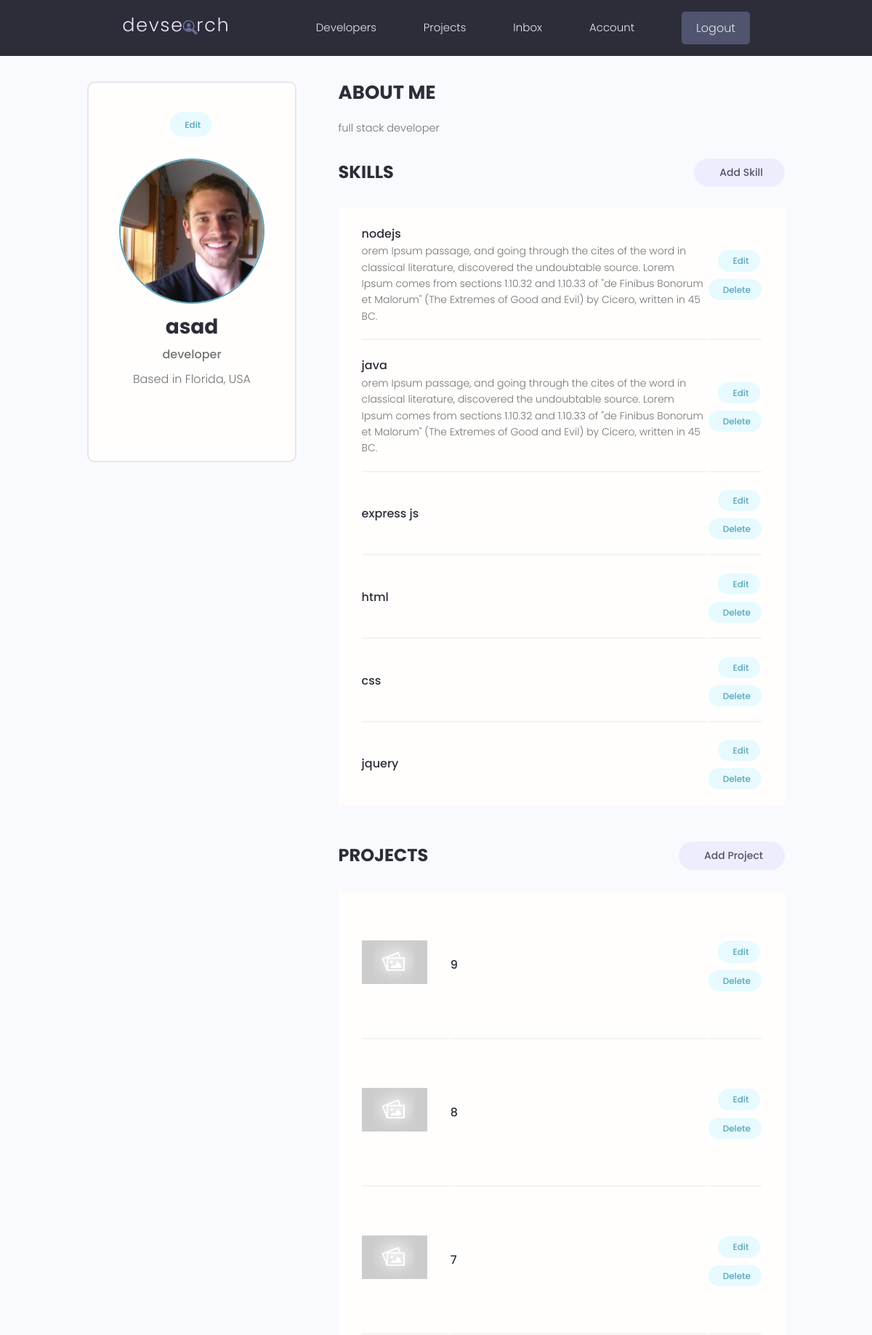
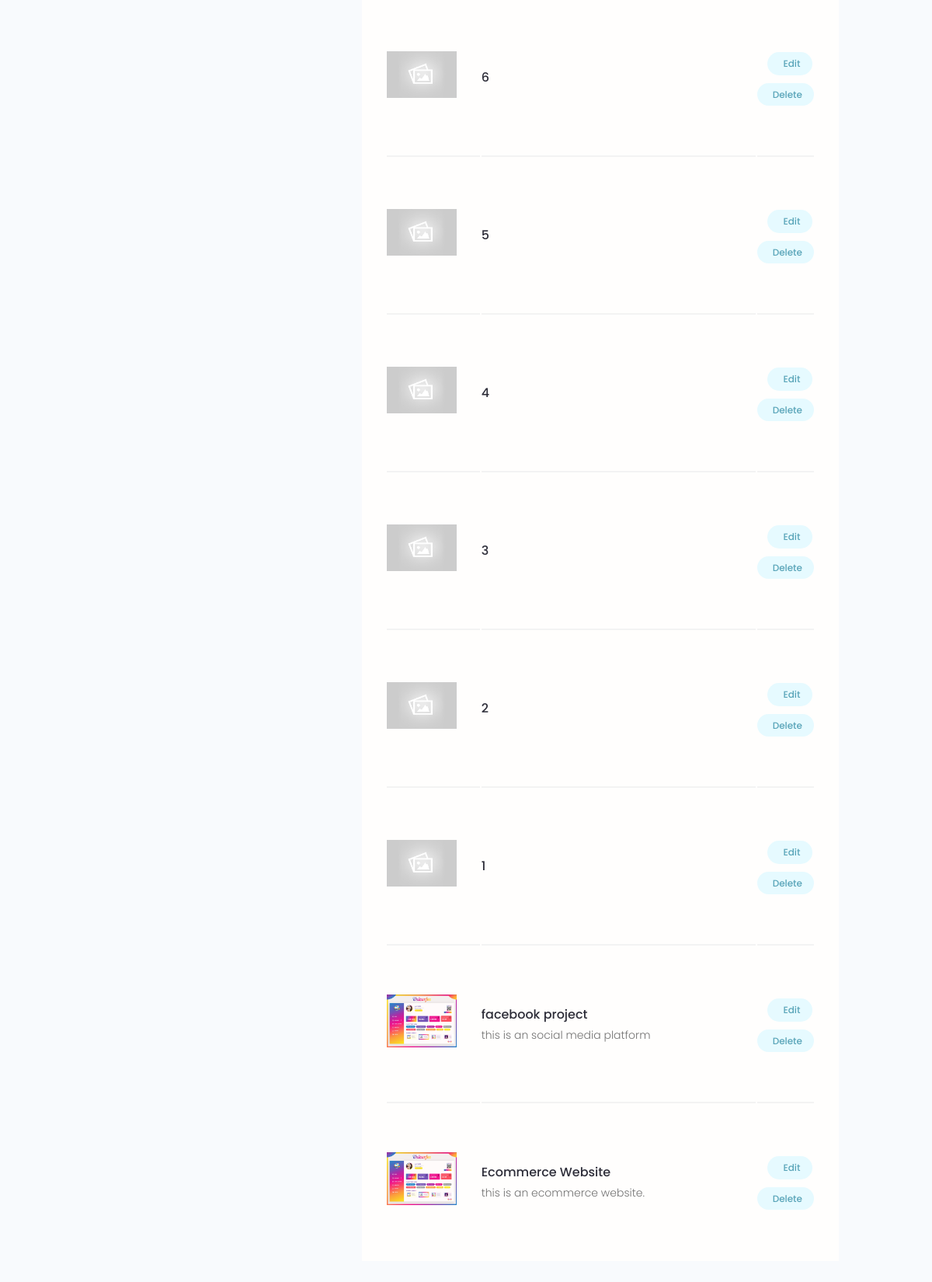
The app's page /account/ (signed in) with its own data (2 pictures, top to bottom).
### users/models.py (models this page shows, shortened)
class Profile(models.Model):
    user = models.OneToOneField(User, on_delete=models.CASCADE, null=True, blank=True)
    name = models.CharField(max_length=200, blank=True, null=True)
    email = models.EmailField(max_length=500, blank=True, null=True)
    username = models.CharField(max_length=200, blank=True, null=True)
    location = models.CharField(max_length=200, blank=True, null=True)
    short_intro = models.CharField(max_length=200, blank=True, null=True)
    bio = models.TextField(blank=True, null=True)
    profile_image = models.ImageField(
        null=True, blank=True, upload_to='profiles/', default='profiles/user-default.png')
    social_github = models.CharField(max_length=200, blank=True, null=True)
    social_twitter = models.CharField(max_length=200, blank=True, null=True)
    social_linkedin = models.CharField(max_length=200, blank=True, null=True)
    social_youtube = models.CharField(max_length=200, blank=True, null=True)
    social_website = models.CharField(max_length=200, blank=True, null=True)
    created = models.DateTimeField(auto_now_add=True)
    id = models.UUIDField(default=uuid.uuid4, unique=True,
                          primary_key=True, editable=False)

class Skill(models.Model):
    owner = models.ForeignKey(
        Profile, on_delete=models.CASCADE, null=True, blank=True)
    name = models.CharField(max_length=200, blank=True, null=True)
    description = models.TextField(null=True, blank=True)
    created = models.DateTimeField(auto_now_add=True)
    id = models.UUIDField(default=uuid.uuid4, unique=True,
                          primary_key=True, editable=False)

### projects/models.py (models this page shows, shortened)
class Project(models.Model):
    owner = models.ForeignKey(
        Profile,  null=True, blank=True, on_delete=models.SET_NULL)
    title = models.CharField(max_length=200)
    description = models.TextField(null=True, blank=True)
    featured_image = models.ImageField(null=True, blank=True, default="default.jpg")
    demo_link = models.CharField(max_length=2000, null=True, blank=True)
    source_link = models.CharField(max_length=2000, null=True, blank=True)
    tags = models.ManyToManyField('Tag', blank=True)
    vote_total = models.IntegerField(default=0, null=True, blank=True)
    vote_ratio = models.IntegerField(default=0, null=True, blank=True)
    created = models.DateTimeField(auto_now_add=True)
    id = models.UUIDField(default=uuid.uuid4, unique=True,
                          primary_key=True, editable=False)
    class Meta:
        ordering = ['-created']

### users/views.py (the view)
# urls.py: path('account/', views.userAccount, name="account"),
@login_required(login_url='login')
def userAccount(request):
    profile = request.user.profile
    skills = profile.skill_set.all()
    projects = profile.project_set.all()
    context = {'profile': profile, 'skills': skills, 'projects':projects}
    return render(request, 'users/account.html', context)

### users/templates/users/account.html (shortened to what this page needs)
{% extends 'main.html' %}
{% load static %}
{% block content %}
  <main class="settingsPage profile my-md">
    <div class="container">
      <div class="layout">
        <div class="column column--1of3">
          <div class="card text-center">
            <div class="card__body dev">
              <a class="tag tag--pill tag--main settings__btn" href="{% url 'edit-account' %}"> Edit</a>
              <img class="avatar avatar--xl dev__avatar" src="{{ profile.profile_image.url }}" />
              <h2 class="dev__name">{{profile.name}}</h2>
              <p class="dev__title">{{profile.short_intro}}</p>
              <p class="dev__location">Based in {{profile.location}}, USA</p>
            </div>
          </div>
        </div>
        <div class="column column--2of3">
          <div class="devInfo">
            <h3 class="devInfo__title">About Me</h3>
            <p class="devInfo__about">
              {{ profile.bio }}
            </p>
          </div>
          <div class="settings">
            <h3 class="settings__title">Skills</h3>
            <a class="tag tag--pill tag--sub settings__btn tag--lg" href="{% url 'create-skill' %}"> Add Skill</a>
          </div>
          <table class="settings__table">
            {% for skill in skills %}
            <tr>
              <td class="settings__tableInfo">
                <h4>{{skill.name}}</h4>
                <p>
                  {{skill.description}}
                </p>
              </td>
              <td class="settings__tableActions">
                <a class="tag tag--pill tag--main settings__btn" href="{% url 'update-skill' skill.id%}"> Edit</a>
                <a class="tag tag--pill tag--main settings__btn" href="{% url 'delete-skill' skill.id%}?next=/account">
                  Delete</a>
              </td>
            </tr>
            {% endfor %}
          </table>
          <div class="settings">
            <h3 class="settings__title">Projects</h3>
            <a class="tag tag--pill tag--sub settings__btn tag--lg" href="{% url 'create' %}"> Add Project</a>
          </div>
          <table class="settings__table">
            {% for project in projects %}
            <tr>
              <td class="settings__thumbnail">
                <a href="{% url 'project' project.id%}"><img src="{{ project.featured_image.url }}" alt="Project Thumbnail" /></a>
              </td>
              <td class="settings__tableInfo">
                <a href="{% url 'project' project.id%}">{{project.title}}</a>
                <p>
                  {{project.description}}
                </p>
              </td>
              <td class="settings__tableActions">
                <a class="tag tag--pill tag--main settings__btn" href="{% url 'update' project.id%}"> Edit</a>
                <a class="tag tag--pill tag--main settings__btn" href="{% url 'delete' project.id%}?next=/account">
                  Delete</a>
              </td>
            </tr>
            {%endfor%}
          </table>
        </div>
      </div>
    </div>
  </main>
{% endblock %}

### static/styles/app.css (style rules this page uses)
:root { --color-sub: #2d2d39; }
.card { border: 2px solid var(--color-light); }
img { width: 100%; }
.profile .card > .dev { padding: 4rem; }
.dev__avatar { display: block; margin: auto; }
.dev__name { color: var(--color-sub); font-size: 2.8rem; font-weight: 700; margin-top: 1rem; margin-bottom: 0.5rem; }
.dev__title { font-size: 1.6rem; font-weight: 500; line-height: 1.3; }
.dev__location { margin-top: 1rem; }
.devInfo { margin-bottom: 3rem; }
.devInfo__title, .devInfo__subtitle { font-size: 2.6rem; color: var(--color-sub); text-transform: uppercase; font-weight: 700; margin-bottom: 1.5rem; }
.devInfo__about, .devSkill__info { font-size: 1.45rem; line-height: 1.7; text-align: justify; }
.settingsPage .dev > .settings__btn { display: inline-block; margin-bottom: 3rem; }
.settings { display: flex; justify-content: space-between; align-items: center; }
.settings__title { font-size: 2.4rem; text-transform: uppercase; font-weight: 700; color: var(--color-sub); }
.settings__table { margin-top: 3rem; margin-bottom: 5rem; padding: 0 3rem; background: var(--color-white); }
.settings__table tr { width: 100%; }
.settings__table tr > td { padding: 2rem 0; }
.settings__table tr:not(:last-child) td { border-bottom: 2px solid var(--color-white-light); }
.settings__thumbnail { width: 23%; min-width: 10rem; }
.settings__thumbnail img { padding-right: 3rem; height: 15rem; object-fit: contain; }
.settings__tableInfo { width: 100%; }
.settings__tableInfo h4, .settings__tableInfo a { padding-right: 1rem; width: auto; font-size: 1.6rem; font-weight: 500; color: var(--color-sub); }
.settings__tableInfo p { font-size: 1.4rem; }
.settings__tableActions { text-align: right; }

### static/uikit/styles/modules/_variables.css (style rules this page uses)
:root { --color-main: #5aa5b9; --color-main-light: #e6faff; --color-sub: #3f4156; --color-sub-light: #51546e; --color-sub-lighter: #ededfd; --color-text: #737373; --color-gray: #8b8b8b; --color-light: #e5e7eb; --color-light-gray: #767676; --color-bg: #f8fafd; --color-white: #fffefd; --color-white-light: #f3f3f3; --color-success: #359e64; --color-success-bg: #def8e8; --color-error: #fc4b0b; --color-error-bg: #fff2ee; --font-base: 'Poppins', arial, helvetica, 'Segoe UI', roboto, ubuntu, sans-serif; --font-monospace: 'Fira Code', 'Courier New', courier, monospace; --font-regular: 300; --font-medium: 500; --font-bold: 700; --generic-shadow: 1px 1px 5px #00000010; --generic-transition: all 0.3s ease-in-out; }

### static/uikit/styles/modules/_base.css (style rules this page uses)
* { margin: 0; padding: 0; box-sizing: border-box; text-rendering: optimizeLegibility; color: inherit; font-size: inherit; }
html { font-size: 50%; }
@media only screen and (min-width: 480px) { html { font-size: 56.25%; } }
@media only screen and (min-width: 1200px) { html { font-size: 62.5%; } }
body { line-height: 1.6; font-weight: 400; font-size: 1.5rem; color: var(--color-text); background-color: var(--color-bg); min-height: 100vh; }

### static/uikit/styles/modules/_typography.css (style rules this page uses)
* { font-family: var(--font-base); }
h2 { font-size: 3.6rem; font-weight: var(--font-bold); }
h3 { font-size: 3.2rem; font-weight: var(--font-medium); }
h4 { font-size: 2.8rem; font-weight: var(--font-medium); }
p, span, strong { font-size: 1.6rem; color: var(--color-text); font-weight: var(--font-regular); }
a { padding-bottom: 2px; text-decoration: none; display: inline-block; color: var(--color-main); font-weight: var(--font-medium); }

### static/uikit/styles/modules/_utilities.css (style rules this page uses)
.container { width: 92%; max-width: 165rem; margin: 0 auto; box-sizing: border-box; }
@media screen and (min-width: 1000px) { .container { width: 90%; } }
@media screen and (min-width: 1200px) { .container { width: 80%; } }
.text-center { text-align: center; }
.my-md { margin: 3rem auto; }

### static/uikit/styles/modules/_avatar.css (style rules this page uses)
.avatar { border-radius: 50%; border: 2px solid var(--color-main); object-fit: cover; }
.avatar--xl { height: 20rem; width: 20rem; }

### static/uikit/styles/modules/_card.css (style rules this page uses)
.card { border-radius: 1rem; background-color: var(--color-white); border: 1.5px solid var(--color-light); width: auto; height: auto; margin-top: 0.5rem; margin-bottom: 0.5rem; overflow: hidden; }
.card__body, .card__header { padding: 2rem 2.5rem; }

### static/uikit/styles/modules/_layout.css (style rules this page uses)
.layout { display: flex; flex-flow: row wrap; justify-content: space-between; }
.layout > .column { margin-bottom: 3rem; }
.layout > .column.column--1of3 { flex-basis: 30%; }
.layout > .column.column--2of3 { flex-basis: 64%; }

### records on screen
Profile: profile_image (picture), name "asad", short_intro "developer", location "Florida", bio "full stack developer"
Skill: name "nodejs", description "orem Ipsum passage, and going through the cites of the word in classical literature, discovered the undoubtable source. Lorem Ipsum comes from sections 1.10.32 and 1.10.33 of \"de Finibus Bonorum et Malorum\" (The Extremes of Good and Evil) by Cicero, written in 45 BC."
Skill: name "java", description "orem Ipsum passage, and going through the cites of the word in classical literature, discovered the undoubtable source. Lorem Ipsum comes from sections 1.10.32 and 1.10.33 of \"de Finibus Bonorum et Malorum\" (The Extremes of Good and Evil) by Cicero, written in 45 BC."
Skill: name "express js"
Skill: name "html"
Skill: name "css"
Skill: name "jquery"
Project: featured_image (placeholder picture), title "9"
Project: featured_image (placeholder picture), title "8"
Project: featured_image (placeholder picture), title "7"
Project: featured_image (placeholder picture), title "6"
Project: featured_image (placeholder picture), title "5"
Project: featured_image (placeholder picture), title "4"
Project: featured_image (placeholder picture), title "3"
Project: featured_image (placeholder picture), title "2"
Project: featured_image (placeholder picture), title "1"
Project: featured_image (picture), title "facebook project", description "this is an social media platform"
Project: featured_image (picture), title "Ecommerce Website", description "this is an ecommerce website."
